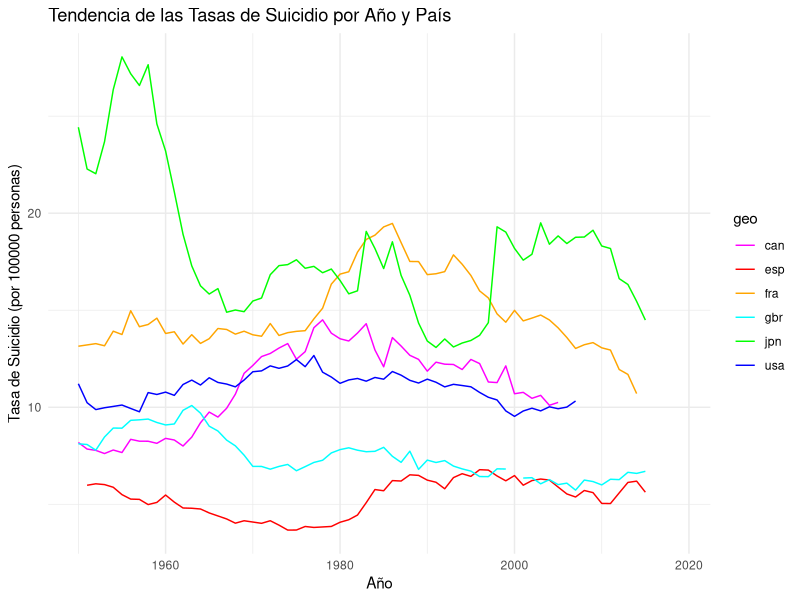

Here is the R script that generated this plot:
## ---- chunk 1
#install.packages("kableExtra")
library(tidyverse)
library(knitr)
library(kableExtra)
## ---- chunk 2
# Leer y procesar los datos
df <- read.csv("filtered_df.csv")
## ---- chunk 3
df <- df %>%
  mutate(year_category = case_when(
    time <= 1980 ~ "Hasta 1980",
    time <= 1990 ~ "1981 a 1990",
    time <= 2000 ~ "1991 a 2000",
    time <= 2010 ~ "2001 a 2010",
    time <= 2020 ~ "2011 a 2020",
    TRUE ~ "Después de 2020"
  ))

# Calcular indicadores resumen
summary_table <- df %>%
  group_by(year_category) %>%
  summarise(
    Total_Suicides = sum(suicide_total, na.rm = TRUE),
    Average_Suicides = mean(suicide_total, na.rm = TRUE),
    Median_Suicides = median(suicide_total, na.rm = TRUE)
  )

# Mostrar la tabla en formato bonito
kable(summary_table, caption = "Tabla Resumen de Indicadores por Categoría de Año") %>%
  kable_styling(bootstrap_options = c("striped", "hover", "condensed"))
## ---- chunk 4
# Filtrar y preparar los datos para el gráfico
top_countries <- c("usa", "gbr", "jpn", "fra", "can", "esp")
filtered_df <- df %>% filter(geo %in% top_countries)

custom_colors <- c(
  "usa" = "blue",
  "gbr" = "cyan",
  "jpn" = "green",
  "fra" = "orange",
  "can" = "magenta",
  "esp" = "red"
)

# Generar el gráfico
ggplot(filtered_df, aes(x = time, y = suicide_total, color = geo)) +
  geom_line() +
  scale_color_manual(values = custom_colors) +
  labs(title = "Tendencia de las Tasas de Suicidio por Año y País", x = "Año", y = "Tasa de Suicidio (por 100000 personas)") +
  theme_minimal()
